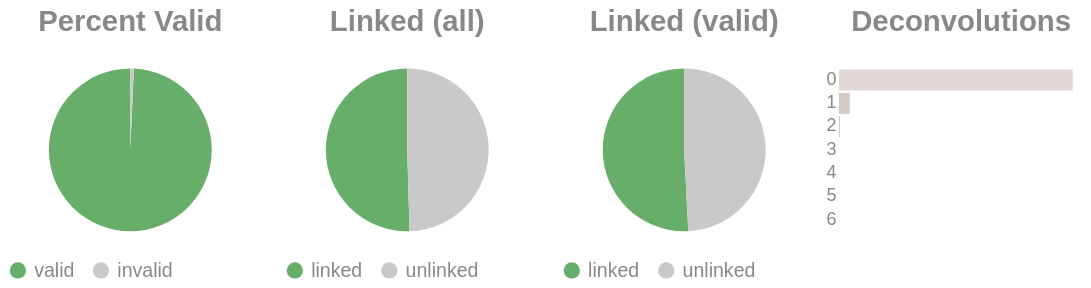

The notebook cell this image was saved under:
### Code cell
if SKIPLR:
    pass
else:
    clash = Counter()
    for i in valids['molecule'].to_list():
        _mol = i.split("-")
        if len(_mol) == 1:
            clash.update('0')
        else:
            clash.update(_mol[-1])

    _d = {"deconvolutions": [], 'count': []}
    for k,v in clash.items():
        _d['deconvolutions'].append(k)
        _d['count'].append(v)

    tot_valid = valids['reads'].sum()
    mask = valids['reads'] >= 2
    n_linked_reads = valids.filter(mask)['reads'].sum()
    if n_linked_reads == 0:
        print_html("No linked molecules (>=2 reads) were detected; skipping linked-only distributions.")
        SKIPLR = True
    else:
        perc_valid = round(tot_valid / n_reads, 4)
        linked_perc_abs = round(n_linked_reads / n_reads, 4)
        linked_perc = round(n_linked_reads / tot_valid, 4)

    _valid = pl.DataFrame({"valids": ['valid', 'invalid'], "count": [tot_valid, n_reads - tot_valid]})
    _linked_abs = pl.DataFrame({"linked (absolute)": ['linked', 'unlinked'], "count": [n_linked_reads, n_reads - n_linked_reads]})
    _linked_rel = pl.DataFrame({"linked (valids)": ['linked', 'unlinked'], "count": [n_linked_reads, tot_valid - n_linked_reads]})

    (
        alt.hconcat(
            piechart(_valid, goodval = 'valid', title = "Percent Valid"),
            piechart(_linked_abs, goodval = "linked", title =  "Linked (all)"),
            piechart(_linked_rel, goodval = "linked", title =  "Linked (valid)"),
            convolutionbar(pl.DataFrame(_d), title = "Deconvolutions"),
            center = True,
            bounds = 'flush'
        )
        .resolve_scale(color='independent')
        .resolve_legend('independent')
        .properties(usermeta={'embedOptions': {"actions": False}})
    ).display()

### Figure 1 — Vega-Lite specification as saved in the notebook (floating-point values rounded to 4 significant figures)
{"width": "container", "height": 400, "config": {"title": {"anchor": "start", "dy": -15, "fontSize": 18, "color": "#888888", "subtitleColor": "#888888", "subtitleFontSize": 14}, "arc": {"fill": "#0072B2"}, "axis": {"domainColor": "#888888", "domainWidth": 0.5, "gridWidth": 0.2, "grid": false, "titleFontWeight": 400, "titleFontSize": 15, "labelFontSize": 11, "labelColor": "#888888", "tickColor": "#888888", "tickWidth": 0.2, "titleColor": "#888888"}, "axisBand": {"grid": false}, "axisX": {"grid": true, "tickSize": 10, "domainCap": "round"}, "axisY": {"domain": false, "grid": true, "tickSize": 0, "domainCap": "round"}, "background": "transparent", "header": {"labelFontSize": 15, "labelColor": "#888888", "titleFontSize": 15, "titleFontWeight": 600, "titleColor": "#888888"}, "legend": {"labelFont": "sans-serif", "labelFontSize": 12, "labelColor": "#888888", "symbolSize": 100, "symbolType": "circle", "titleFontSize": 12, "titlePadding": 10, "titleColor": "#888888", "title": null}, "range": {"category": ["#E69F00", "#56B4E9", "#009E73", "#F0E442", "#0072B2", "#D55E00", "#CC79A7", "#000000"], "diverging": ["#cfe8f3", "#a2d4ec", "#73bfe2", "#46abdb", "#1696d2", "#12719e"]}, "area": {"fill": "#0072B2", "fillOpacity": 0.7, "line": true, "strokeOpacity": 0.7}, "line": {"color": "#0072B2", "stroke": "#0072B2", "strokeWidth": 2}, "trail": {"color": "#0072B2", "stroke": "#0072B2", "strokeWidth": 0, "size": 1}, "point": {"filled": true, "fillOpacity": 1.0, "size": 95}, "text": {"color": "#888888", "fontSize": 11, "align": "right", "fontWeight": 400, "size": 11}, "bar": {"fill": "#0072B2", "stroke": null}, "view": {"stroke": null, "continuousWidth": 660, "continuousHeight": 400}}, "hconcat": [{"data": {"name": "data-1547a4301f2703ede8f61da31237ef44"}, "mark": {"type": "arc"}, "encoding": {"color": {"field": "valids", "legend": {"orient": "bottom", "title": null}, "scale": {"domain": ["valid", "invalid"], "range": ["#68ae6b", "#C9C9C9"]}, "title": "Valids", "type": "nominal"}, "theta": {"field": "count", "type": "quantitative"}, "tooltip": [{"field": "valids", "title": "Valids", "type": "ordinal"}, {"field": "percent", "format": ".2%", "title": "Percent", "type": "quantitative"}, {"field": "count", "title": "Count", "type": "quantitative"}]}, "height": 100, "title": {"text": "Percent Valid", "align": "center", "anchor": "middle"}, "transform": [{"calculate": "datum.count / 12019494", "as": "percent"}], "width": 150}, {"data": {"name": "data-242c43e3440c3622f230c867285828cc"}, "mark": {"type": "arc"}, "encoding": {"color": {"field": "linked (absolute)", "legend": {"orient": "bottom", "title": null}, "scale": {"domain": ["linked", "unlinked"], "range": ["#68ae6b", "#C9C9C9"]}, "title": "Linked (Absolute)", "type": "nominal"}, "theta": {"field": "count", "type": "quantitative"}, "tooltip": [{"field": "linked (absolute)", "title": "Linked (Absolute)", "type": "ordinal"}, {"field": "percent", "format": ".2%", "title": "Percent", "type": "quantitative"}, {"field": "count", "title": "Count", "type": "quantitative"}]}, "height": 100, "title": {"text": "Linked (all)", "align": "center", "anchor": "middle"}, "transform": [{"calculate": "datum.count / 12019494", "as": "percent"}], "width": 150}, {"data": {"name": "data-3a9768688f13d9219ded33aa7dbd32a2"}, "mark": {"type": "arc"}, "encoding": {"color": {"field": "linked (valids)", "legend": {"orient": "bottom", "title": null}, "scale": {"domain": ["linked", "unlinked"], "range": ["#68ae6b", "#C9C9C9"]}, "title": "Linked (Valids)", "type": "nominal"}, "theta": {"field": "count", "type": "quantitative"}, "tooltip": [{"field": "linked (valids)", "title": "Linked (Valids)", "type": "ordinal"}, {"field": "percent", "format": ".2%", "title": "Percent", "type": "quantitative"}, {"field": "count", "title": "Count", "type": "quantitative"}]}, "height": 100, "title": {"text": "Linked (valid)", "align": "center", "anchor": "middle"}, "transform": [{"calculate": "datum.count / 11936532", "as": "percent"}], "width": 150}, {"data": {"name": "data-764d418037dd52c3ef95a2e6ad65a2ae"}, "mark": {"type": "bar"}, "encoding": {"color": {"field": "deconvolutions", "legend": null, "scale": {"scheme": "lightgreyred"}, "type": "nominal"}, "tooltip": [{"field": "deconvolutions", "title": "Deconvolutions", "type": "ordinal"}, {"field": "percent", "format": ".2%", "title": "Percent", "type": "quantitative"}, {"field": "count", "title": "Count", "type": "quantitative"}], "x": {"axis": null, "field": "count", "type": "quantitative"}, "y": {"field": "deconvolutions", "sort": "ascending", "title": null, "type": "nominal"}}, "height": 100, "title": {"text": "Deconvolutions", "align": "center", "anchor": "middle"}, "transform": [{"calculate": "datum.count / 8035287", "as": "percent"}], "width": 150}], "bounds": "flush", "center": true, "resolve": {"legend": {"angle": "independent"}, "scale": {"color": "independent"}}, "usermeta": {"embedOptions": {"actions": false}}, "$schema": "https://vega.github.io/schema/vega-lite/v6.1.0.json", "datasets": {"data-1547a4301f2703ede8f61da31237ef44": [{"valids": "valid", "count": 11936532}, {"valids": "invalid", "count": 82962}], "data-242c43e3440c3622f230c867285828cc": [{"linked (absolute)": "linked", "count": 6063297}, {"linked (absolute)": "unlinked", "count": 5956197}], "data-3a9768688f13d9219ded33aa7dbd32a2": [{"linked (valids)": "linked", "count": 6063297}, {"linked (valids)": "unlinked", "count": 5873235}], "data-764d418037dd52c3ef95a2e6ad65a2ae": [{"deconvolutions": "0", "count": 7653610}, {"deconvolutions": "1", "count": 352967}, {"deconvolutions": "2", "count": 26106}, {"deconvolutions": "3", "count": 2331}, {"deconvolutions": "4", "count": 243}, {"deconvolutions": "5", "count": 27}, {"deconvolutions": "6", "count": 3}]}}
